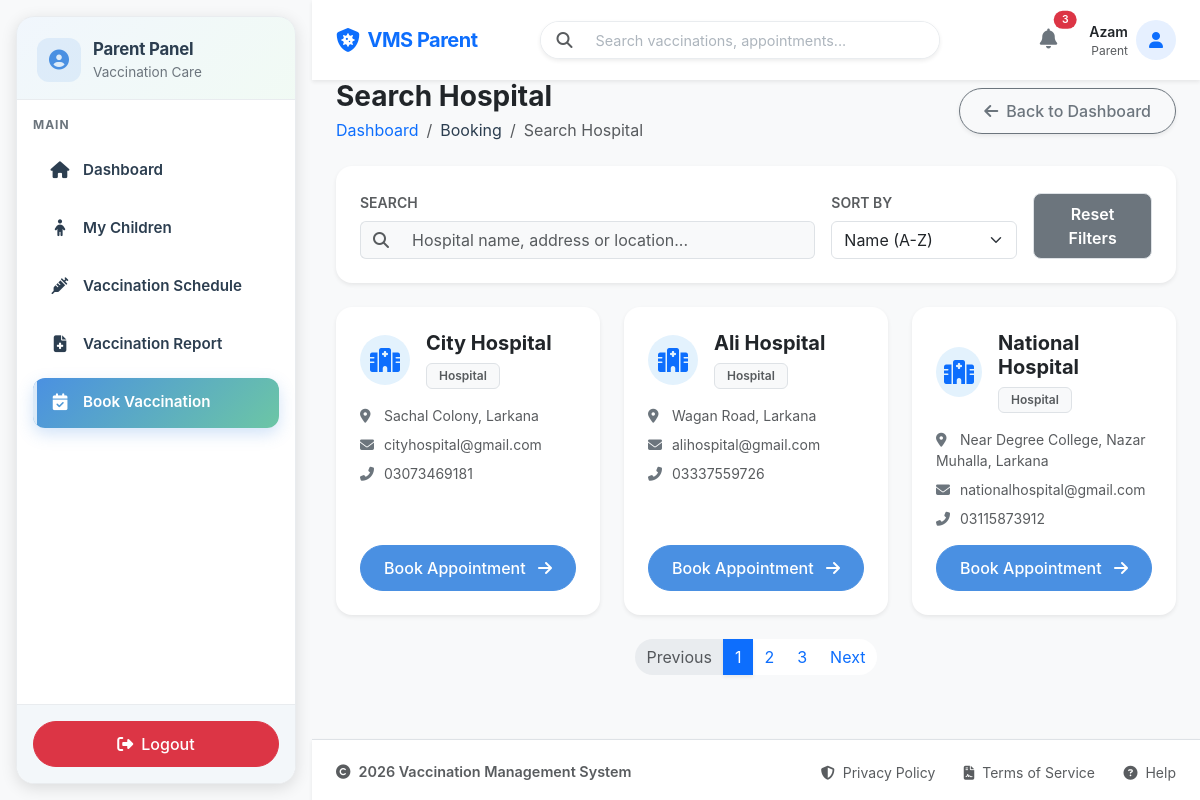
The page /parent/booking/search_hospital.php (signed in) on the database its author committed.
### tables this page shows
CREATE TABLE `hospitals` (
  `id` int(11) NOT NULL,
  `user_id` int(11) NOT NULL,
  `hospital_name` varchar(150) NOT NULL,
  `registration_no` varchar(50) NOT NULL,
  `phone` varchar(20) NOT NULL,
  `address` text NOT NULL,
  `status` enum('approved','pending','rejected') NOT NULL DEFAULT 'pending',
  `created_at` timestamp NOT NULL DEFAULT current_timestamp()
);

CREATE TABLE `users` (
  `id` int(11) NOT NULL,
  `name` varchar(100) NOT NULL,
  `email` varchar(100) NOT NULL,
  `password` varchar(255) NOT NULL,
  `role` enum('admin','parent','hospital') NOT NULL,
  `status` enum('active','inactive') NOT NULL DEFAULT 'active',
  `created_at` timestamp NOT NULL DEFAULT current_timestamp()
);

### parent/booking/search_hospital.php (the view, shortened to what this page needs)
<?php
include '../../config/db.php';
include '../includes/header.php';
include '../includes/sidebar.php';
$stmt_hospitals = $conn->prepare("SELECT h.id, h.hospital_name, h.address, h.phone, u.email FROM hospitals h LEFT JOIN users u ON h.user_id = u.id WHERE h.status = 'approved'");
$stmt_hospitals->execute();
$hospital_results = $stmt_hospitals->get_result();
$hospitals = [];
if ($hospital_results->num_rows > 0) {
    while ($row = $hospital_results->fetch_assoc()) {
        $hospitals[] = [
            'id' => $row['id'],
            'name' => $row['hospital_name'],
            'address' => $row['address'],
            'contact' => $row['phone'],
            'email' => $row['email'],
            'type' => 'Hospital',
        ];
    }
}
?>
<div class="container-fluid px-4">
    <div class="row mb-4 align-items-center">
        <div class="col-md-6">
            <h3 class="fw-bold text-dark mb-1">Search Hospital</h3>
            <nav aria-label="breadcrumb">
                <ol class="breadcrumb mb-0">
                    <li class="breadcrumb-item"><a href="../dashboard.php" class="text-decoration-none">Dashboard</a></li>
                    <li class="breadcrumb-item">Booking</li>
                    <li class="breadcrumb-item active" aria-current="page">Search Hospital</li>
                </ol>
            </nav>
        </div>
        <div class="col-md-6 text-md-end mt-3 mt-md-0">
            <a href="../dashboard.php" class="btn btn-outline-secondary shadow-sm rounded-pill px-4">
                <i class="fas fa-arrow-left me-2"></i>Back to Dashboard
            </a>
        </div>
    </div>
    <div class="card border-0 shadow-sm rounded-4 mb-4">
        <div class="card-body p-4">
            <form id="searchForm" class="row g-3">
                <div class="col-lg-7 col-md-6">
                    <label class="form-label fw-semibold small text-muted text-uppercase">Search</label>
                    <div class="input-group">
                        <span class="input-group-text bg-light border-end-0"><i class="fas fa-search text-muted"></i></span>
                        <input type="text" class="form-control bg-light border-start-0" id="searchInput" placeholder="Hospital name, address or location...">
                    </div>
                </div>
                <div class="col-lg-3 col-md-4">
                    <label class="form-label fw-semibold small text-muted text-uppercase">Sort By</label>
                    <select class="form-select" id="sortFilter">
                        <option value="name_asc">Name (A-Z)</option>
                    </select>
                </div>
                <div class="col-lg-2 col-md-2 d-flex align-items-end">
                    <button type="button" class="btn btn-secondary border w-100 py-2 fw-semibold text-white" id="btnReset">
                        Reset Filters
                    </button>
                </div>
            </form>
        </div>
    </div>
    <div class="row g-4 mb-4" id="hospitalGrid">
        <?php foreach($hospitals as $hospital): ?>
        <div class="col-xl-4 col-md-6 hospital-card"
             data-name="<?= strtolower(htmlspecialchars($hospital['name'])) ?>"
             data-id="<?= $hospital['id'] ?>"
             data-email="<?= strtolower(htmlspecialchars($hospital['email'])) ?>"
             data-phone="<?= strtolower(htmlspecialchars($hospital['contact'])) ?>"
             data-address="<?= strtolower(htmlspecialchars($hospital['address'])) ?>"
             >
            <div class="card h-100 border-0 shadow-sm rounded-4 hover-card transition-all">
                <div class="card-body p-4 d-flex flex-column">
                    <div class="d-flex justify-content-between align-items-start mb-3">
                        <div class="d-flex align-items-center">
                            <div class="bg-soft-primary text-primary rounded-circle d-flex align-items-center justify-content-center me-3" style="width: 50px; height: 50px;">
                                <i class="fas fa-hospital-alt fs-4"></i>
                            </div>
                            <div>
                                <h5 class="fw-bold text-dark mb-0"><?= htmlspecialchars($hospital['name']) ?></h5>
                                <span class="badge bg-light text-muted border mt-2"><?= htmlspecialchars($hospital['type']) ?></span>
                            </div>
                        </div>
                    </div>
                    <p class="text-muted small mb-2">
                        <i class="fas fa-map-marker-alt me-2 text-secondary" style="width: 16px;"></i><?= htmlspecialchars($hospital['address']) ?>
                    </p>
                    <p class="text-muted small mb-2">
                        <i class="fas fa-envelope me-2 text-secondary" style="width: 16px;"></i><?= htmlspecialchars($hospital['email']) ?>
                    </p>
                    <p class="text-muted small mb-3">
                        <i class="fas fa-phone-alt me-2 text-secondary" style="width: 16px;"></i><?= htmlspecialchars($hospital['contact']) ?>
                    </p>
                    <div class="mt-auto">
                        <a href="book_vaccination.php?hospital_id=<?= $hospital['id'] ?>" class="btn btn-primary w-100 rounded-pill">
                            Book Appointment <i class="fas fa-arrow-right ms-2"></i>
                        </a>
                    </div>
                </div>
            </div>
        </div>
        <?php endforeach; ?>
    </div>
    <div class="d-flex justify-content-center mt-4">
        <nav aria-label="Page navigation">
            <ul class="pagination">
                <li class="page-item disabled">
                    <a class="page-link border-0 rounded-start-pill" href="#" tabindex="-1">Previous</a>
                </li>
                <li class="page-item active"><a class="page-link border-0 shadow-sm" href="#">1</a></li>
                <li class="page-item"><a class="page-link border-0" href="#">2</a></li>
                <li class="page-item"><a class="page-link border-0" href="#">3</a></li>
                <li class="page-item">
                    <a class="page-link border-0 rounded-end-pill" href="#">Next</a>
                </li>
            </ul>
        </nav>
    </div>
</div>
<?php include '../includes/footer.php'; ?>

### assets/css/parent.css (style rules this page uses)
:root { --primary-color: #4A90E2; --primary-dark: #357ABD; --secondary-color: #50C878; --accent-color: #7B68EE; --bg-light: #F8F9FA; --bg-white: #FFFFFF; --text-dark: #2C3E50; --text-muted: #6C757D; --border-color: #E9ECEF; --shadow-sm: 0 2px 8px rgba(0, 0, 0, 0.08); --shadow-md: 0 4px 16px rgba(0, 0, 0, 0.12); --shadow-lg: 0 8px 24px rgba(0, 0, 0, 0.15); --border-radius: 12px; --transition: all 0.3s ease; }
body { font-family: 'Inter', 'Segoe UI', Tahoma, Geneva, Verdana, sans-serif; background-color: var(--bg-light); color: var(--text-dark); min-height: 100vh; display: flex; flex-direction: column; }
@media (min-width: 992px) { body { padding-left: 312px; } }
.card { border: none; border-radius: var(--border-radius); box-shadow: var(--shadow-sm); transition: var(--transition); }
.btn { border-radius: 8px; padding: 0.625rem 1.25rem; font-weight: 500; transition: var(--transition); }
.btn-primary { background-color: var(--primary-color); border-color: var(--primary-color); }
.badge { padding: 0.375rem 0.75rem; font-weight: 500; border-radius: 6px; }
:root { --primary-blue: #4A90E2; --soft-blue: #E3F2FD; --success-green: #4CAF50; --soft-green: #E8F5E9; --warning-orange: #FF9800; --soft-orange: #FFF3E0; --danger-red: #F44336; --soft-red: #FFEBEE; --info-cyan: #00BCD4; --soft-cyan: #E0F7FA; }
.hover-card { transition: all 0.3s ease; border-radius: 12px; }
.bg-soft-primary { background-color: var(--soft-blue); }
.badge { font-weight: 600; padding: 6px 12px; border-radius: 6px; }
.btn { border-radius: 8px; font-weight: 500; transition: all 0.3s ease; }
.card { border-radius: 12px; }

### rows shown on the page
hospitals: hospital_name "City Hospital", type "Hospital", address "Sachal Colony, Larkana", user.email "cityhospital@gmail.com", phone "03073469181"
hospitals: hospital_name "Ali Hospital", type "Hospital", address "Wagan Road, Larkana", user.email "alihospital@gmail.com", phone "03337559726"
hospitals: hospital_name "National Hospital", type "Hospital", address "Near Degree College, Nazar Muhalla, Larkana", user.email "nationalhospital@gmail.com", phone "03115873912"

### other values the page prints
$_SESSION['name'] "Azam"
